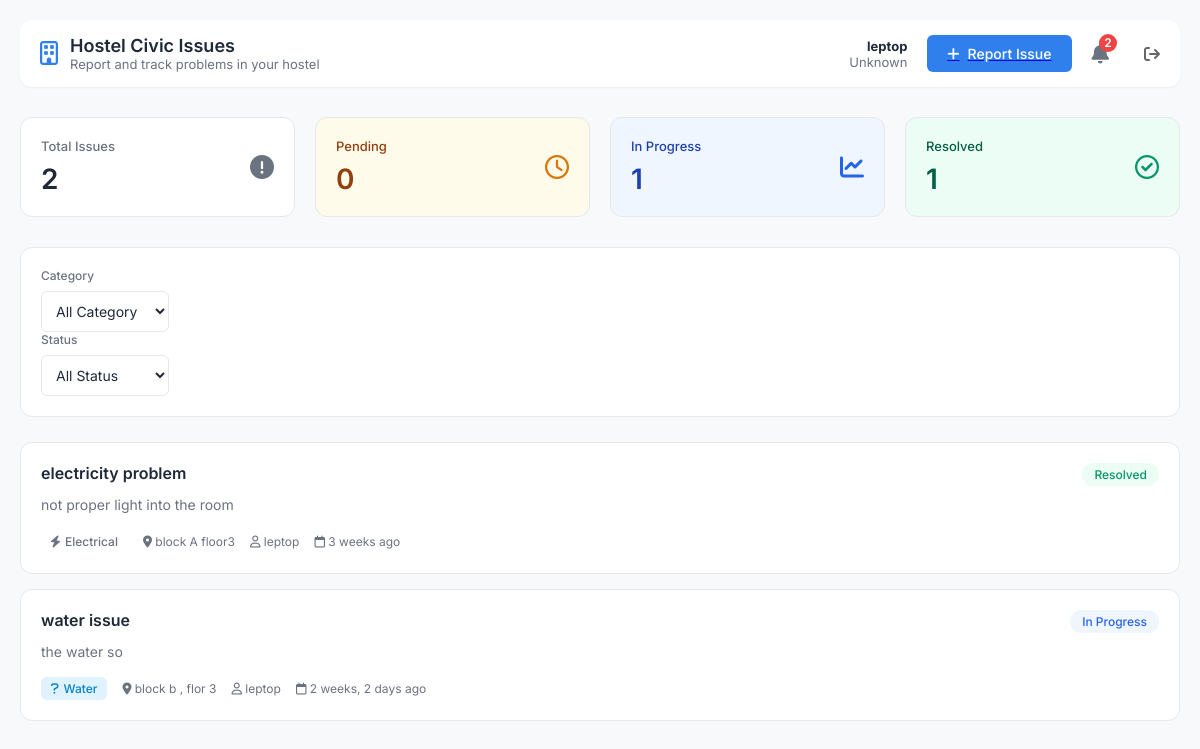
The app's page /user/ (signed in), older data.
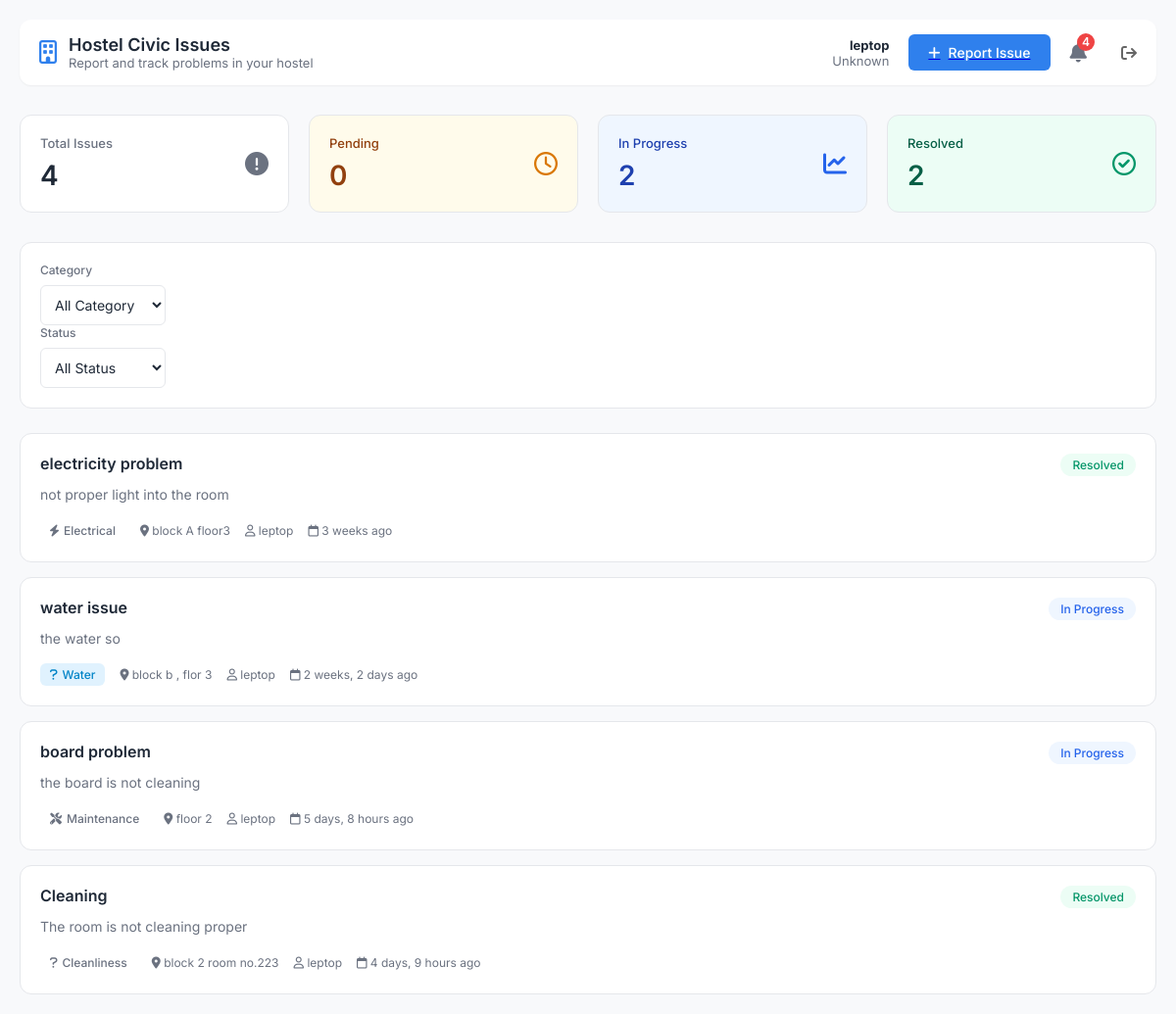
The same page, newer data.
### hostel_issue/models.py (models this page shows)
class Issue(models.Model):
    title = models.CharField(max_length=200)
    description = models.TextField()
    category = models.CharField(max_length=50, choices=[
        ('Maintenance', 'Maintenance'),
        ('Electrical', 'Electrical'),
        ('Plumbing', 'Plumbing'),
        ('Other', 'Other'),
    ])
    location = models.CharField(max_length=100)
    reported_by = models.ForeignKey(User, on_delete=models.CASCADE)
    created_at = models.DateTimeField(auto_now_add=True)
    status = models.CharField(max_length=20, choices=[
        ('Pending', 'Pending'),
        ('In Progress', 'In Progress'),
        ('Resolved', 'Resolved'),
    ], default='Pending')

### hostel_issue/views.py (the view)
# urls.py: path('user/', views.user, name='user'),
@login_required
def user(request):
    status_filter = request.GET.get('status', 'all')
    category_filter = request.GET.get('category', 'all')
    issues = Issue.objects.filter(reported_by=request.user)
    if status_filter != 'all':
        issues = issues.filter(status=status_filter)
    if category_filter != 'all':
        issues = issues.filter(category=category_filter)
    try:
        user_profile = UserProfile.objects.get(user=request.user)
    except UserProfile.DoesNotExist:
        user_profile = None
    all_issues = Issue.objects.filter(reported_by=request.user)
    notifications = []
    for issue in all_issues.order_by('-created_at'):
        if issue.status == 'In Progress':
            notifications.append({
                'message': f'Your issue "{issue.title}" is in progress.',
                'type': 'info',
                'issue': issue
            })
        elif issue.status == 'Resolved':
            notifications.append({
                'message': f'Your issue "{issue.title}" has been resolved.',
                'type': 'success',
                'issue': issue
            })
    context = {
        'issues': issues,
        'user_profile': user_profile,
        'selected_status': status_filter,
        'selected_category': category_filter,
        'total_issues': all_issues.count(),
        'pending': all_issues.filter(status='Pending').count(),
        'in_progress': all_issues.filter(status='In Progress').count(),
        'resolved': all_issues.filter(status='Resolved').count(),
        'notifications': notifications,
    }
    return render(request,'user.html', context)

### hostel_issue/templates/user.html (shortened to what the changed rows need)
{% load static %}
<!DOCTYPE html>
<html lang="en">
<head>
    <link href="https://cdnjs.cloudflare.com/ajax/libs/font-awesome/6.0.0/css/all.min.css" rel="stylesheet">
    <link rel="stylesheet" href="{% static 'user.css' %}">
</head>
<body>
<div class="container">
    <header>
        <div class="brand">
            <div class="brand-text">
                <h1>Hostel Civic Issues</h1>
            </div>
        </div>
        <div class="user-actions">
            <div class="notification-bell" id="notification-bell">
                <i class="fa-solid fa-bell"></i>
                {% if notifications %}
                <span class="notification-count">{{ notifications|length }}</span>
                {% endif %}
            </div>
        </div>
    </header>
    <div class="stats-grid">
        <div class="stat-card">
            <div class="stat-info">
                <h3>Total Issues</h3>
                <div class="count">{{ total_issues }}</div>
            </div>
        </div>
        <div class="stat-card" style="background-color: #EFF6FF;">
            <div class="stat-info">
                <h3 style="color: #1E40AF;">In Progress</h3>
                <div class="count" style="color: #1E40AF;">{{ in_progress }}</div>
            </div>
        </div>
        <div class="stat-card" style="background-color: #ECFDF5;">
            <div class="stat-info">
                <h3 style="color: #065F46;">Resolved</h3>
                <div class="count" style="color: #065F46;">{{ resolved }}</div>
            </div>
        </div>
    </div>
    <div class="issue-list">
        {% for issue in issues %}
        <div class="issue-card">
            <div class="content-section">
                <div class="card-header">
                    <h3>{{ issue.title }}</h3>
                    <span class="status-badge status-{% if issue.status == 'In Progress' %}inprogress{% elif issue.status == 'Pending' %}pending{% else %}resolved{% endif %}">{{ issue.get_status_display }}</span>
                </div>
                <p class="description">{{ issue.description }}</p>
                <div class="meta-data">
                    <span class="category-tag tag-{{ issue.category|lower }}">
                        <i class="fa-solid fa-{% if issue.category == 'Maintenance' %}screwdriver-wrench{% elif issue.category == 'Electrical' %}bolt{% elif issue.category == 'Plumbing' %}droplet{% else %}question{% endif %}"></i>
                        {{ issue.get_category_display }}
                    </span>
                    <span><i class="fa-solid fa-location-dot"></i> {{ issue.location }}</span>
                    <span><i class="fa-regular fa-user"></i> {{ issue.reported_by.first_name }}</span>
                    <span><i class="fa-regular fa-calendar"></i> {{ issue.created_at|timesince }} ago</span>
                </div>
            </div>
        </div>
        {% endfor %}
    </div>
</div>
</body>
</html>

Row changes from the older to the newer data that the page shows:
added Issue: title "board problem", status "In Progress", description "the board is not cleaning", category "Maintenance", location "floor 2", reported_by.first_name "leptop", created_at "5 days, 8 hours"
added Issue: title "Cleaning", status "Resolved", description "The room is not cleaning proper", category "Cleanliness", location "block 2 room no.223", reported_by.first_name "leptop", created_at "4 days, 9 hours"
Text that changed along with them:
{{ notifications|length }}: "2" → "4"
{{ total_issues }}: "2" → "4"
{{ in_progress }}: "1" → "2"
{{ resolved }}: "1" → "2"
